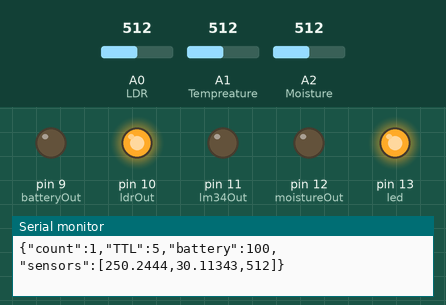
Simulated run of this sketch. Board: Arduino Uno, built with avr-gcc and run on an emulated ATmega328P. Parts: output pins drawn as LEDs (lit = HIGH), the last lines printed to the serial monitor. The inputs (shaded band) are chosen by the test bench; at power-on: A0 (LDR) = 512, A1 (Tempreature) = 512, A2 (Moisture) = 512.

Above: at 25.5 s.
25.6 s: A0 (LDR) set to 1013
At 26.9 s:
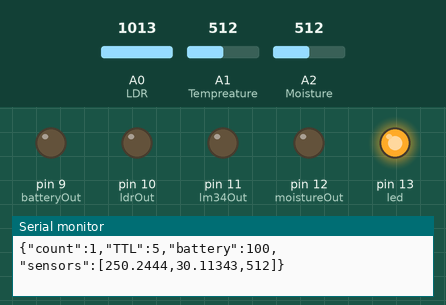
36.1 s: A0 (LDR) set to 1023
At 40.5 s:
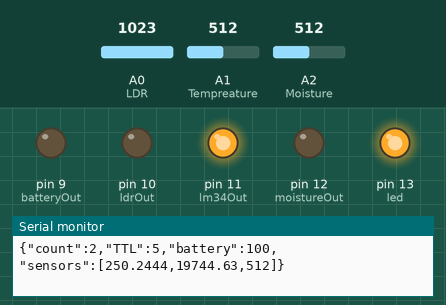
Timing chart, 0 to 53.7 s (numbered marks = the images above; inputs shaded):
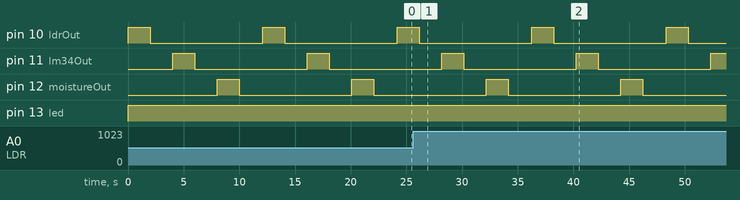

The sketch:

Arduino_mote.ino
```cpp
#define MAX_ADC_READING 1023.0
#define ADC_REF_VOLTAGE 5.0
#define REF_RESISTANCE 10000.0    //10k ohms
#define LUX_CALC_SCALAR 12518931
#define LUX_CALC_EXPONENT -1.405
#include <SoftwareSerial.h>
#include <ArduinoJson.h>

SoftwareSerial toNodeMCU(8, 9); // RX, TX

byte ldrOut = 10;
byte lm34Out = 11;
byte moistureOut = 12;
byte led = 13;
byte batteryOut = 9;

unsigned int count = 0;
DynamicJsonBuffer  jsonBuffer;
JsonObject& root = jsonBuffer.createObject();

void setup() {
  // put your setup code here, to run once:
  pinMode(led,OUTPUT);
  pinMode(ldrOut,OUTPUT);
  pinMode(lm34Out,OUTPUT);
  pinMode(moistureOut,OUTPUT);
  pinMode(batteryOut,OUTPUT);
  pinMode(A0,INPUT);  //LDR
  pinMode(A1,INPUT);  //Tempreature
  pinMode(A2,INPUT);  //Moisture
  pinMode(A3,INPUT);  //Battery status

  digitalWrite(ldrOut,LOW);
  digitalWrite(lm34Out,LOW);
  digitalWrite(moistureOut,LOW);

  root["count"] = count;
  root["TTL"] = 5;
  root["battery"] = 100;
  JsonArray& data = root.createNestedArray("sensors");
  /*dummy values*/
  data.add(0);
  data.add(1);
  data.add(2);


  Serial.begin(9600);
  toNodeMCU.begin(9600);
}

void loop() {
  digitalWrite(led,HIGH);
  Serial.flush();

  //Serial.println("Reading");
  //Light
  digitalWrite(ldrOut,HIGH);
  delay(2000);
  float ldrRawData = analogRead(A0);
  digitalWrite(ldrOut,LOW);
  delay(2000);
  // MAX_ADC_READING is 1023 and ADC_REF_VOLTAGE is 5
  float resistorVoltage = (float)ldrRawData / MAX_ADC_READING * ADC_REF_VOLTAGE;
  //Since 5V is split between the 5 kohm resistor and the LDR, simply subtract the resistor voltage from 5V:
  float ldrVoltage = ADC_REF_VOLTAGE - resistorVoltage;
  //The resistance of the LDR must be calculated based on the voltage (simple resistance calculation for a voltage divider circuit):
  float ldrResistance = ldrVoltage/resistorVoltage * REF_RESISTANCE;
  float ldrLux = LUX_CALC_SCALAR * pow(ldrResistance, LUX_CALC_EXPONENT);

  //Tempreature
  digitalWrite(lm34Out,HIGH);
  delay(2000);
  float tempreature = (ADC_REF_VOLTAGE * analogRead(A1) * 100.0) / MAX_ADC_READING;
  digitalWrite(lm34Out,LOW);
  delay(2000);

  digitalWrite(moistureOut,HIGH);
  delay(2000);
  int moisture = analogRead(A2);
  digitalWrite(moistureOut,LOW);

  /*
  delay(2000);
  digitalWrite(batteryOut,HIGH);
  delay(2000);
  int moisture = analogRead(A3);
  digitalWrite(batteryOut,LOW);

   */

  String temp;
  root["count"] = count;
  root["TTL"] = 5;
  root["sensors"][0] = tempreature;
  root["sensors"][1] = ldrLux;
  root["sensors"][2] = moisture;
  root.printTo(temp);
  Serial.println(temp);
  toNodeMCU.println(temp);
  delay(2000);
  digitalWrite(led,LOW);
  count++;
}
```

Measured:
- the behaviour switches between 1022 and 1023 on A0 (LDR) (found by bisection; images 1 and 2)
- by itself, pin 10 (ldrOut), pin 11 (lm34Out), pin 12 (moistureOut): alternates HIGH for 2.0 s and LOW for 10.1 s
